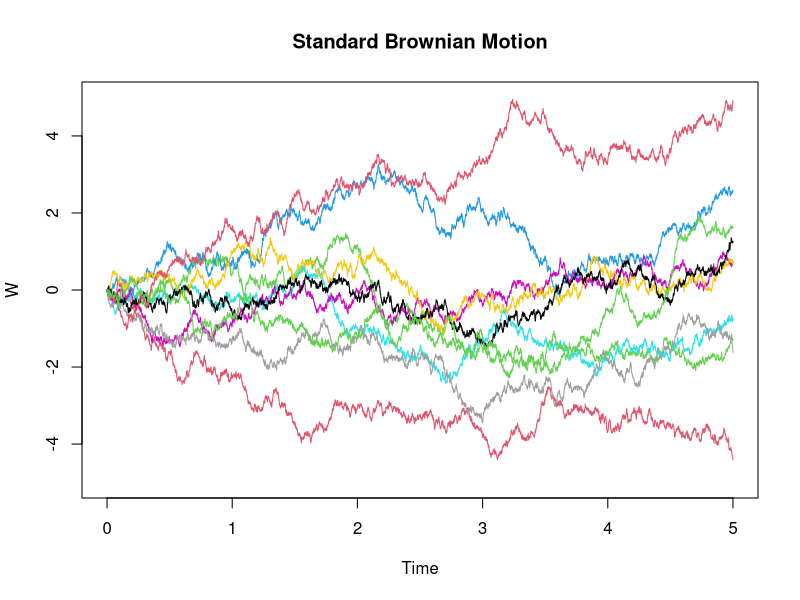

Write R code to recreate this figure.
m <- 10	# No. of paths
n <- 5000	# No of time points
t <- 5
dt <- t/n

w2 <- vector(,m)
w5 <- vector(,m)
T <- seq(0, t, dt)
pal <- palette()

for (i in 1:m) {
	Z <- rnorm(n)
	W <- cumsum(c(0, dt^(1/2)*Z))
	w2[i] <- W[n*(2/t) + 1]
	w5[i] <- W[n + 1]
	if(i == 1) {
		plot(T, W, ylim=c(-5, 5), col=pal[i %% 8 + 1], cex=0.0001, main="Standard Brownian Motion", xlab="Time", ylab="W", type="l")
	} else {
		lines(T, W, col=pal[i %% 8 + 1], cex=0.0001)
	}
}

dev.copy(png,"plot1.png");
dev.off ();

cat(" E[W(2)] = ",mean(w2),"\n")
cat(" E[W(5)] = ",mean(w5),"\n")

rm(list = ls())